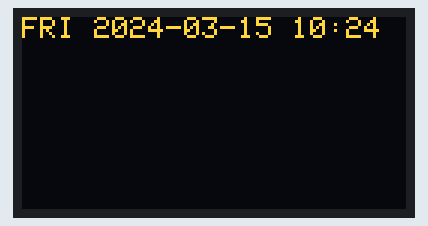
Bench run of a sketch on a simulated Arduino Uno, built with avr-gcc and run on an emulated ATmega328P. On the bench: 128×64 one-colour display. The OLED is the two-colour kind (top 16 rows yellow); the local clock reads 2024-03-15 10:24:30 at power-on unless the sketch sets it.

Above: at 0.1 s.
At 90.2 s:
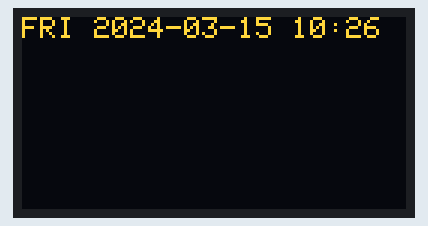

The sketch:

rtc_oled_test.ino
```cpp
#include <Wire.h>
#include <Adafruit_GFX.h>
#include <Adafruit_SH110X.h>
#include <RTClib.h>

#define SCREEN_WIDTH 128
#define SCREEN_HEIGHT 64
#define OLED_RESET -1

Adafruit_SH1106G display(SCREEN_WIDTH, SCREEN_HEIGHT, &Wire, OLED_RESET);
RTC_DS3231 rtc;

const int TIMEZONE_OFFSET_HOURS = 0;

const char* daysOfTheWeek[7] = {
  "SUN",
  "MON",
  "TUE",
  "WED",
  "THU",
  "FRI",
  "SAT"
};

void setup() {
  // DS3231 rtc module
  Serial.begin(9600);

  if (! rtc.begin()) {
    Serial.println("Couldn't find RTC");
    Serial.flush();
    while (1);
  }

  if (rtc.lostPower()) {
    // sets the RTC to the date & time this sketch was compiled
    // you should run this once outside the "if" block when you replace the battery
    DateTime localCompileTime = DateTime(F(__DATE__), F(__TIME__));
    uint32_t utcTimestamp = localCompileTime.unixtime() - (TIMEZONE_OFFSET_HOURS * 3600);
    rtc.adjust(DateTime(utcTimestamp));
  }

  // SH1106 oled module
  display.begin(0x3C, true);
  display.clearDisplay();
  display.setTextSize(2);
  display.setTextColor(SH110X_WHITE);
}

void loop () {
  DateTime now = rtc.now();

  display.clearDisplay();
  display.setTextSize(1);
  display.setCursor(0, 0);
  display.print(daysOfTheWeek[now.dayOfTheWeek()]);
  display.print(" ");
  display.print(now.year());
  display.print("-");
  if (now.month() < 10) display.print("0");
  display.print(now.month());
  display.print("-");
  if (now.day() < 10) display.print("0");
  display.print(now.day());
  display.print(" ");
  if (now.hour() < 10) display.print("0");
  display.print(now.hour());
  display.print(":");
  if (now.minute() < 10) display.print("0");
  display.print(now.minute());
  //display.print(":");
  //if (now.second() < 10) display.print("0");
  //display.print(now.second());

  display.display();

  // update once every 30 seconds
  delay(30*1000);
}
```
